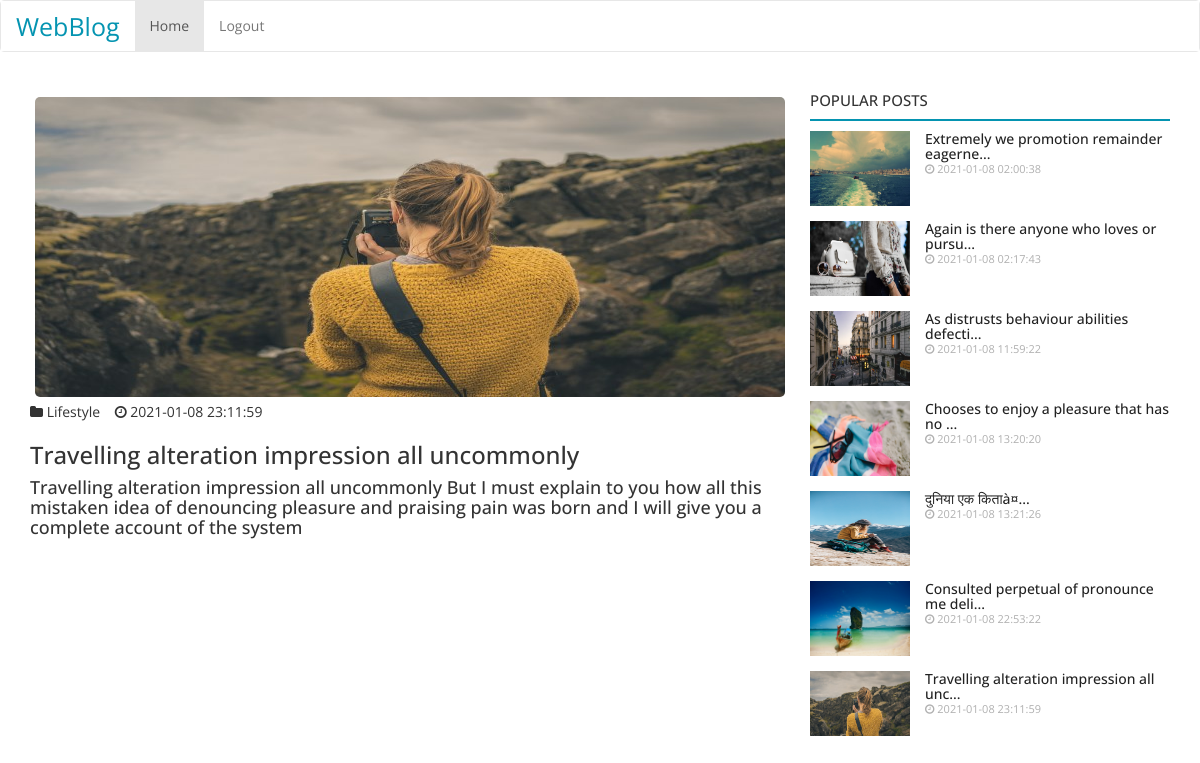
Screenshot of /index.php/blog/post_detail/9 with the database file from the repository.
### tables this page shows
CREATE TABLE `posts` (
  `post_id` int(11) NOT NULL,
  `post_category` varchar(110) NOT NULL,
  `post_image` varchar(110) NOT NULL,
  `post_title` varchar(255) NOT NULL,
  `post` text NOT NULL,
  `active` int(11) NOT NULL,
  `date_added` timestamp NOT NULL DEFAULT current_timestamp(),
  `user_id` int(11) NOT NULL
);

### application/controllers/Blog.php (called while the page is built, shortened)
<?php
class Blog extends CI_Controller {
    function __construct() {
        $this->load->model('m_db');
        $this->load->library('session');
    }
    function post_detail($post_id)
    {
        $data['posts'] = $this->m_db->get_post_detail_data($post_id);
        $data['all_posts'] = $this->m_db->get_all_posts();
        $this->load->view('header');
        $this->load->view('post_detail', $data);
    }
}
?>

### index.php (called while the page is built, shortened)
<?php
require_once BASEPATH.'core/CodeIgniter.php';

### application/models/M_db.php (called while the page is built, shortened)
<?php
class M_db extends CI_Model
{
    function get_all_posts()
    {
        $this->db->select();
        $this->db->from('posts');
        $this->db->where('active',1);
        $this->db->order_by('date_added','asc');
        $query = $this->db->get();
        return $query->result_array();
    }
    function get_post_detail_data($post_id)
    {
        $data = $this->db->query("SELECT * FROM `posts` WHERE `post_id` = $post_id")->row();
        return $data;
    }
}
 ?>

### application/views/post_detail.php (the view, shortened to what this page needs)
<!DOCTYPE html>
<html>
<head>
    <link rel="stylesheet" href="https://maxcdn.bootstrapcdn.com/bootstrap/3.4.1/css/bootstrap.min.css">
    <link rel="stylesheet" href="http://netdna.bootstrapcdn.com/font-awesome/4.0.3/css/font-awesome.min.css">
    <link rel="stylesheet" href="<?php echo base_url(); ?>/css/style.css">
</head>
<body>
<br>
<div class="container">
    <div class="row">
      <div class="col-xs-12 col-sm-12 col-md-8">
        <img style="width: 100%;height: 300px;border-radius: 5px;margin:5px;"src="<?php echo base_url(); ?>/uploads/<?php echo $posts->post_image; ?>">
        <p>
          <i class="fa fa-folder" aria-hidden="true"></i>&nbsp;<?php echo $posts->post_category;?>&nbsp;&nbsp;&nbsp;
          <i class="fa fa-clock-o" aria-hidden="true"></i>
          <?php echo $posts->date_added;?> </p>
          <h3><?php echo $posts->post_title;?></h3>
          <h4><?php echo $posts->post;?></h4>
      </div>
      <div class="col-xs-12 col-sm-12 col-md-4">
        <div class="sidebar">
          <div class="col-sm-12 col-xs-12 sidebar-widget widget-popular-posts">
            <div class="row">
              <div class="widget-title widget-popular-posts-title">
                  <h4 class="title">Popular Posts</h4>
              </div>
              <div class="col-sm-12 widget-body">
                <div class="row">
                  <ul class="widget-list w-popular-list" style="padding: 0px;">
                    <?php foreach($all_posts as $post) { ?>
                    <li>
                      <div class="left">
                        <a href="">
                          <img class="img-responsive lazyloaded" src="<?php echo base_url(); ?>/uploads/<?php echo $post['post_image'] ?>">
                        </a>
                      </div>
                      <div class="right">
                        <div class="item-content">
                          <a href="<?php echo base_url(); ?>index.php/blog/post_detail/<?php echo $post['post_id'];?>">
                          <h3 style="margin: 0px;font-size: 14px;" class="title"><?php echo substr($post['post_title'],0,40);?>...</h3>
                          </a>
                          <div class="post-meta">
                            <p class="post-meta-inner">
                            <span>
                              <i class="fa fa-clock-o" aria-hidden="true"></i> <?php echo $post['date_added'];?>
                            </span>
                            </p>
                        </div>
                      </div>
                    </div>
                    </li>
                    <?php } ?>
                  </ul>
                </div>
              </div>
            </div>
          </div>
        </div>
      </div>
   </div>
</div>
</body>
</html>

### css/style.css (style rules this page uses)
body { font-family: 'Open Sans', sans-serif; }
a { color: #222; text-decoration: none!important; }
.post-meta-inner span { color: #b0b0b0!important; font-size: 11px; margin-right: 10px; }
.widget-title .title { font-size: 15px; font-weight: 500; margin: 0; text-transform: uppercase; position: relative; padding-bottom: 10px; border-bottom: 2px solid #0494b1; }
.w-popular-list li { list-style: none; position: relative; width: 100%; display: table; float: left; margin-bottom: 15px; }
.w-popular-list li .left { width: 100px; height: 75px; overflow: hidden; display: table-cell; vertical-align: top; background-color: #fafafa; }
.w-popular-list li .img-responsive { position: relative; height: 75px; width: 100%; }
.w-popular-list li .right { display: table-cell; vertical-align: top; padding-left: 15px; }
.widget-body { padding-top: 5px; height: 60vh; overflow-y: scroll; margin-top: 5px; }

### rows the page displays
posts: post_image (picture), post_category "Lifestyle", date_added "2021-01-08 23:11:59", post_title "Travelling alteration impression all uncommonly", post "Travelling alteration impression all uncommonly But I must explain to you how all this mistaken idea of denouncing pleasure and praising pain was born and I will give you a complete account of the system", post_title "Travelling alteration impression all unc"
posts: post_image (picture), post_title "Extremely we promotion remainder eagerne", date_added "2021-01-08 02:00:38"
posts: post_image (picture), post_title "Again is there anyone who loves or pursu", date_added "2021-01-08 02:17:43"
posts: post_image (picture), post_title "As distrusts behaviour abilities defecti", date_added "2021-01-08 11:59:22"
posts: post_image (picture), post_title "Chooses to enjoy a pleasure that has no", date_added "2021-01-08 13:20:20"
posts: post_image (picture), post_title "दुनिया एक किताà¤", date_added "2021-01-08 13:21:26"
posts: post_image (picture), post_title "Consulted perpetual of pronounce me deli", date_added "2021-01-08 22:53:22"
